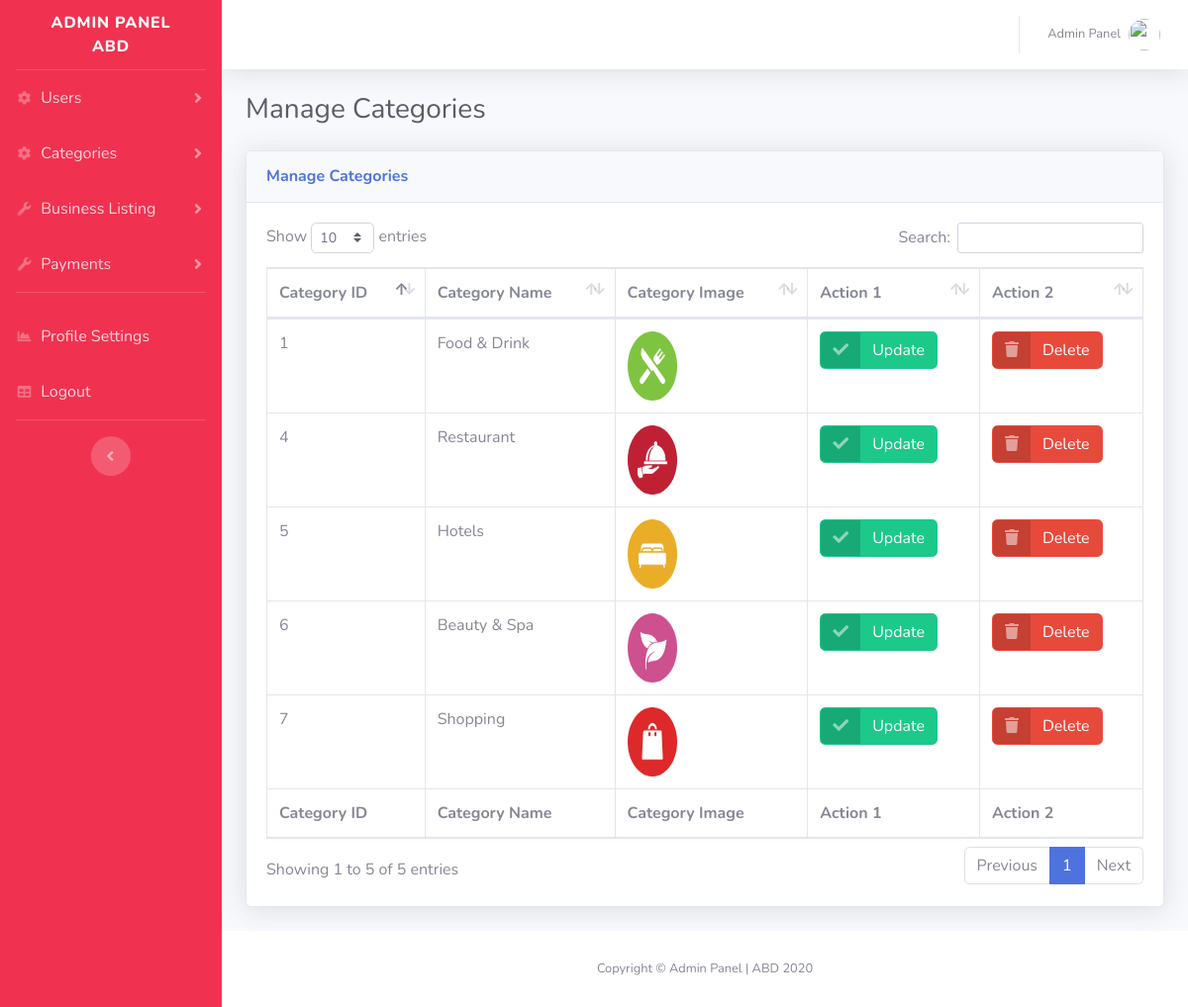
Screenshot of /admin/managecategories.php with the database file from the repository.
### tables this page shows
CREATE TABLE `categories` (
  `id` int(50) NOT NULL auto_increment,
  `cat_id` int(50) NOT NULL,
  `cat_name` varchar(100) NOT NULL,
  `cat_path` varchar(200) NOT NULL,
  UNIQUE KEY `id` (`id`)
);

### admin/managecategories.php (the view, shortened to what this page needs)
 <?php include('include/header.php');
include('include/connection.php');
?>
   <div class="container-fluid">
          <h1 class="h3 mb-2 text-gray-800">Manage Categories</h1>
          <div class="card shadow mb-4">
            <div class="card-header py-3">
              <h6 class="m-0 font-weight-bold text-primary">Manage Categories</h6>
            </div>
            <div class="card-body">
              <div class="table-responsive">
                <table class="table table-bordered" id="dataTable" width="100%" cellspacing="0">
                  <thead>
                    <tr>
                <th>Category ID</th>
                <th>Category Name</th>
				<th>Category Image</th>
                <th>Action 1</th>
				<th>Action 2</th>
                    </tr>
                  </thead>
                  <tfoot>
                    <tr>
                     <th>Category ID</th>
                <th>Category Name</th>
				<th>Category Image</th>
                <th>Action 1</th>
				<th>Action 2</th>
                    </tr>
                  </tfoot>
                  <tbody>
                   <?php
                                      $query=mysqli_query($connect,"select * from categories");
                                      if(mysqli_num_rows($query)>0)
                                      {
                                           while($row=mysqli_fetch_array($query))
                                           {
                                                ?>
            <tr>
                <td><?php echo $row['cat_id']; ?></td>
                <td><?php echo $row['cat_name']; ?></td>
				 <td><img src="<?php echo $row['cat_path']; ?>" height="70" width="50" /></td>
                <td>
				<a href="editcategories.php?id=<?php echo $row['id'] ?>" class="btn btn-success btn-icon-split">
                    <span class="icon text-white-50">
                      <i class="fas fa-check"></i>
                    </span>
                    <span class="text">Update</span>
                  </a>
				</td><td>
				<a href="managecategories.php?id=<?php echo $row['id'] ?>" onClick="return confirm('Do you want to Delete Category?')" class="btn btn-danger btn-icon-split">
                    <span class="icon text-white-50">
                      <i class="fas fa-trash"></i>
                    </span>
                    <span class="text">Delete</span>
                  </a>
												  </td>
            </tr>
			 <?php
                                           }
                                      }
                                      ?>
        </tbody>
                </table>
              </div>
            </div>
          </div>
        </div>
 <?php include('include/footer.php');?>

### rows the page displays
categories: cat "1", cat_name "Food & Drink", cat_path (picture)
categories: cat "4", cat_name "Restaurant", cat_path (picture)
categories: cat "5", cat_name "Hotels", cat_path (picture)
categories: cat "6", cat_name "Beauty & Spa", cat_path (picture)
categories: cat "7", cat_name "Shopping", cat_path (picture)
